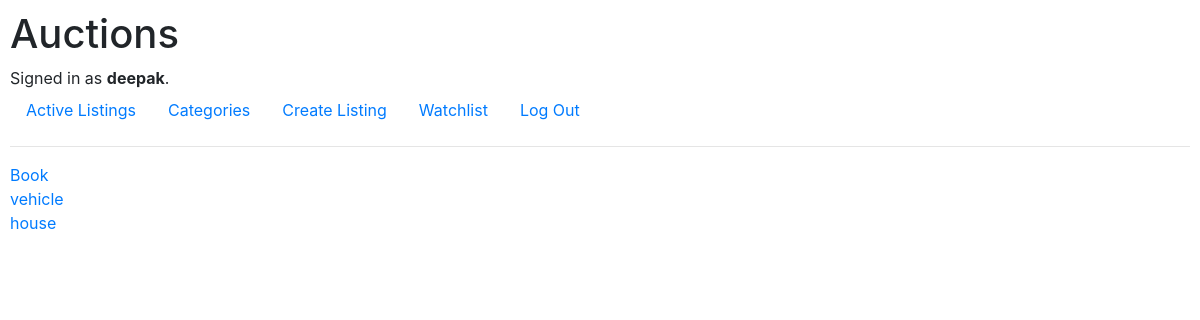
Page /categories (signed in) on the committed database.
### auctions/models.py (models this page shows, shortened)
class User(AbstractUser):
    watchlist=models.ManyToManyField('Listing',blank=True,related_name="watchlisted_by")

class Listing(models.Model):
    title=models.CharField(max_length=60)
    description=models.TextField()
    starting_bid=models.DecimalField(max_digits=10, decimal_places=2)
    image_url=models.URLField(blank=True,null=True)
    category=models.CharField(max_length=60,blank=True,null=True)
    is_active=models.BooleanField(default=True)
    created_at=models.DateTimeField(auto_now_add=True)
    created_by=models.ForeignKey(User,on_delete=models.CASCADE,related_name='listings')

### auctions/views.py (the view)
# urls.py: path("categories",views.categories,name="categories"),
def categories(request):
    active_listings = Listing.objects.filter(is_active=True)
    all_categories=[]
    for listing in active_listings:
        curr_category=listing.category
        if curr_category and curr_category not in all_categories:
            all_categories.append(curr_category)
    return render(request,"auctions/categories.html",{
        "all_categories":all_categories
    })

### auctions/templates/auctions/categories.html
{% extends "auctions/layout.html" %}
{% block body %}
    {% for category in all_categories %}
        <div>
            <a href="{% url 'category' category %}">{{ category }}</a>
        </div>
    {% empty %}
        <p>no available categories</p>
    {% endfor %}
{% endblock %}

### auctions/templates/auctions/layout.html (shortened to what this page needs)
{% load static %}
<!DOCTYPE html>
<html lang="en">
    <head>
        <link rel="stylesheet" href="https://stackpath.bootstrapcdn.com/bootstrap/4.4.1/css/bootstrap.min.css">
        <link href="{% static 'auctions/styles.css' %}" rel="stylesheet">
    </head>
    <body>
        <h1>Auctions</h1>
        <div>
            {% if user.is_authenticated %}
                Signed in as <strong>{{ user.username }}</strong>.
                {% else %}
                Not signed in.
            {% endif %}
        </div>
        <ul class="nav">
            <li class="nav-item">
                <a class="nav-link" href="{% url 'index' %}">Active Listings</a>
            </li>
            <li>
                <a class="nav-link" href="{% url 'categories' %}">Categories</a>
            </li>
            {% if user.is_authenticated %}
                <li>
                    <a class="nav-link" href="{% url 'create' %}">Create Listing</a>
                </li>
                <li class="nav-item">
                    <a class="nav-link" href="{% url 'watchlist' user.id %}">Watchlist</a>
                </li>
                <li class="nav-item">
                    <a class="nav-link" href="{% url 'logout' %}">Log Out</a>
                </li>
            {% endif %}
        </ul>
        <hr>
        {% block body %}
        {% endblock %}
    </body>
</html>

### auctions/static/auctions/styles.css (style rules this page uses)
body { padding: 10px; }

### rows in the picture
User: username "deepak"
Listing: all_categories "Book"
Listing: all_categories "vehicle"
Listing: all_categories "house"
